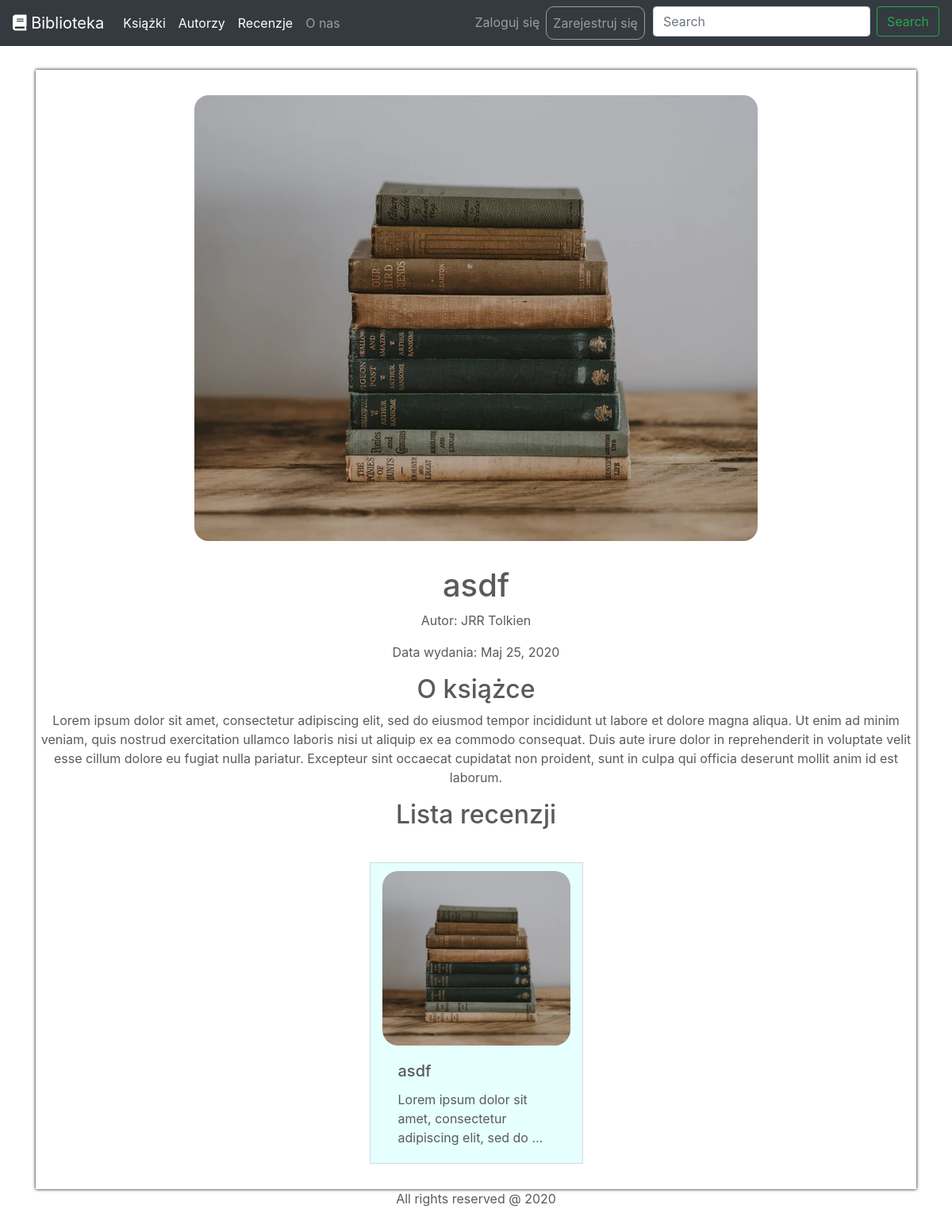
/ksiazki/5, run on the app's committed database.
### books/models.py (models this page shows, shortened)
class Book(models.Model):
    title = models.CharField(verbose_name="Tytuł", max_length=100)
    short_description = models.TextField(verbose_name="Opis")
    published = models.DateField()
    photo = models.ImageField(verbose_name="zdjęcie", blank=True)
    author = models.ManyToManyField(to="books.Author", verbose_name="autorzy", related_name="books")
    class Meta:
        ordering = ["title"]
        verbose_name = "książka"
        verbose_name_plural = "książki"

class Author(models.Model):
    first_name = models.CharField(verbose_name="imię", max_length=100)
    last_name = models.CharField(verbose_name="nazwisko", max_length=100)
    about = models.TextField(verbose_name="o autorze", blank=True)
    photo = models.ImageField(verbose_name="zdjęcie", blank=True)
    class Meta:
        ordering = ["last_name", "first_name"]
        verbose_name = "autor"
        verbose_name_plural = "autorzy"
    def __str__(self):
        return self.first_name + " " + self.last_name

class Review(models.Model):
    book = models.ForeignKey(to=Book, verbose_name="recenzowana książka", on_delete=models.CASCADE)
    author = models.CharField(verbose_name="autor recenzji", max_length=250)
    content = models.TextField(verbose_name="treść recenzji")
    is_recommended = models.BooleanField(verbose_name="polecam innym")
    class Meta:
        verbose_name = "recenzja"
        verbose_name_plural = "recenzje"

### books/views.py (the view)
# urls.py: path("ksiazki/<int:pk>", views.Bookdetails2.as_view(), name='book_details'),
class Bookdetails2(DetailView):
    model = Book
    template_name = "books/book_details.html"

### books/templates/books/book_details.html
{% extends "base.html" %}
{% load static %}
{% block content %}
    <br>
    <div class="container mt-3 justify-content-center" style="">
        <div style="box-shadow: 0px 0px 4px #000000;">
            {% if book.photo.url is not None %}
                <div class="row justify-content-center" >
                    <img src="{{ book.photo.url }}" style="display: block; margin: auto; max-block-size: 50rem; border-radius: 50px; padding: 2rem">
                </div>
            {% else %}
                <div class="row justify-content-center" >
                    <img src="{% static '3.jpg' %}" style="display: block; margin: auto; max-block-size: 50rem; border-radius: 50px; padding: 2rem">
                </div>
            {% endif %}
            <div class="row justify-content-center">
                <h1 style="text-align: center">{{ book.title }}</h1>
            </div>
            <div class="row justify-content-center">
                <p style="text-align: center">Autor: {{ book.author.first|default_if_none:"Brak informacji" }}</p>
            </div>
            <div class="row justify-content-center">
                <p style="text-align: center">Data wydania: {{ book.published|default_if_none:"Brak informacji" }}</p>
            </div>
            <div class="row justify-content-center">
                <h2 style="text-align: center">O książce</h2>
            </div>
            <div class="row justify-content-center">
                <p style="text-align: center; padding-left: 20px; padding-right: 20px;">{{ book.short_description }}</p>
            </div>
            {% if book.review_set.exists %}
                <div class="row justify-content-center">
                    <h2 style="text-align: center">Lista recenzji</h2>
                </div>
            {% else %}
                <div class="row justify-content-center">
                    <h2 style="text-align: center">Obecnie brak recenzji</h2>
                </div>
            {% endif %}
            <div class="row justify-content-center" style=" padding: 2rem">
                {% for review in book.review_set.all %}
                    <div class="card col-12 col-md-3" style="border-radius: 0px; background-color: rgb(230, 255, 255); padding-top: 10px">
                        {% if book.photo.url is not None %}
                            <a href="{% url 'review_details' review.id %}"><img  src="{{ book.photo.url }}" class="card-img-top"  style=" border-radius: 20px; height: 220px; object-fit: cover"></a>
                        {% else %}
                            <a href="{% url 'review_details' review.id %}"><img  src="{% static '3.jpg' %}" class="card-img-top"  style=" border-radius: 20px; height: 220px; object-fit: cover"></a>
                        {% endif %}
                        <div class="card-body" >
                            <h5 class="card-title"><a href="{% url 'book_details' book.id %}">{{ book.title }}</a></h5>
                            <p class="card-text">{{ book.short_description|truncatewords:10 }}</p>
                        </div>
                    </div>
                {% endfor %}
            </div>
        </div>
    </div>
{% endblock %}

### books/static/css/carousel.css (style rules this page uses)
body { padding-top: 3rem; padding-bottom: 3rem; color: #5a5a5a; }

### books/static/css/style.css (style rules this page uses)
.card-title a:link { color: inherit; }

### data on the page
Book: photo (picture), title "asdf", author.first "JRR Tolkien", published "Maj 25, 2020", short_description "Lorem ipsum dolor sit amet, consectetur adipiscing elit, sed do eiusmod tempor incididunt ut labore et dolore magna aliqua. Ut enim ad minim veniam, quis nostrud exercitation ullamco laboris nisi ut aliquip ex ea commodo consequat. Duis aute irure dolor in reprehenderit in voluptate velit esse cillum dolore eu fugiat nulla pariatur. Excepteur sint occaecat cupidatat non proident, sunt in culpa qui officia deserunt mollit anim id est laborum.", short_description "Lorem ipsum dolor sit amet, consectetur adipiscing elit, sed do …"
Review: photo (picture)
